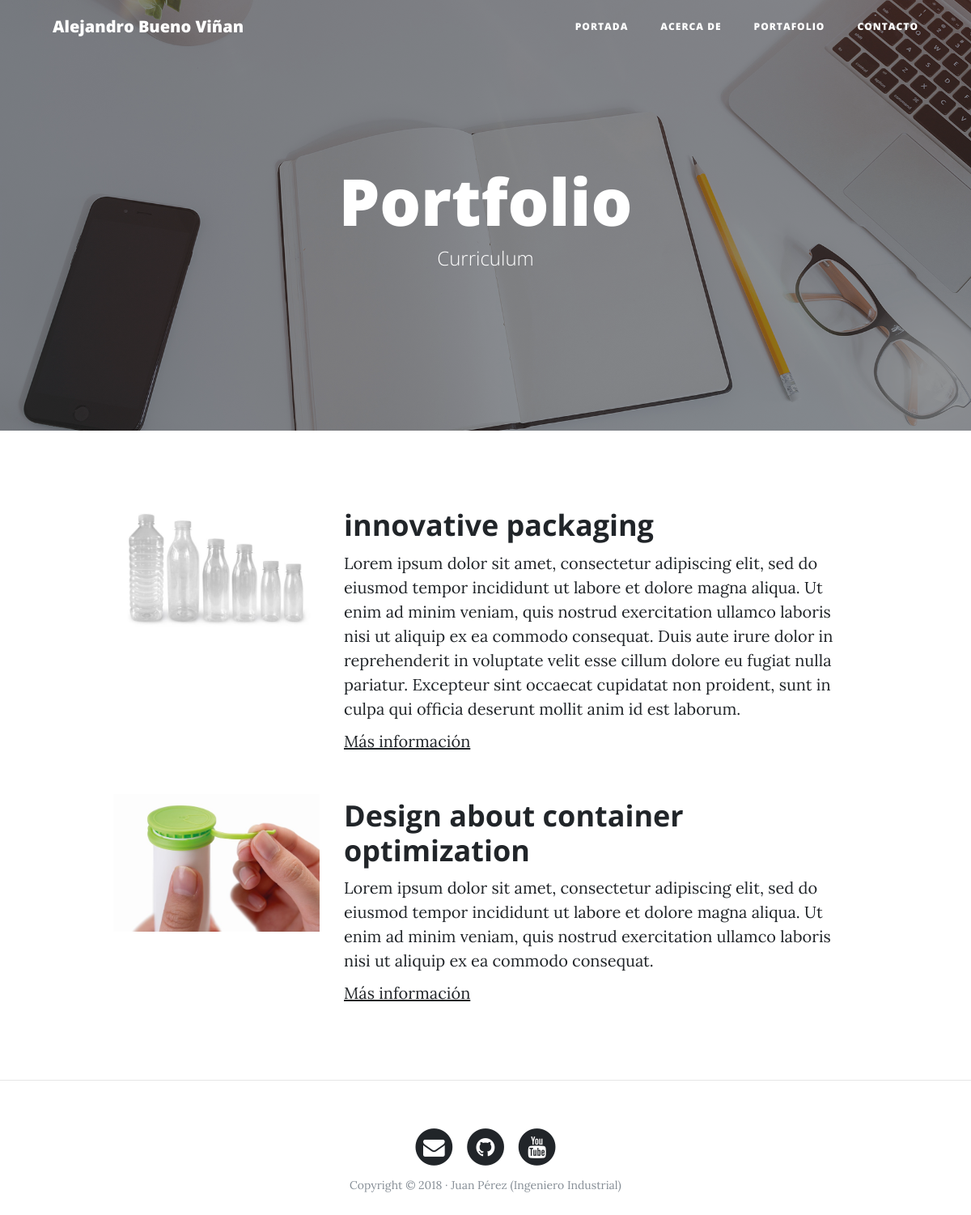
The page /portfolio/ on the database its author committed.
### portfolio/models.py (models this page shows, shortened)
class Project(models.Model):
    title = models.CharField(max_length=200)
    description = models.TextField()
    image = models.ImageField(upload_to='projects')  # Dentro del directorio media donde guardamos,
    created = models.DateTimeField(auto_now_add=True)  # Se añadirá hora cuando se cree por primera vez
    updated = models.DateTimeField(auto_now=True)  # Se ejecuta cada vez que se actualize
    url_opcional = models.URLField(null=True, blank=True)
    class Meta:
        ordering = ['-created']  # Ordenación de creación de más nuevo a más antiguo.

### portfolio/views.py (the view)
# urls.py: path('portfolio/', portfolio_views.portfolio, name='portfolio'),
def portfolio(request):
    projects = Project.objects.all()  # Nos devuelve toda la lista de proyectos creados.
    return render(request, "portfolio/portfolio.html", {'projects': projects})

### portfolio/templates/portfolio/portfolio.html (shortened to what this page needs)
{% extends 'core/base.html'%}
{% block background %}{% load static %}{% static 'core/img/portfolio-bg.jpg'%}{% endblock %}
{% block headers %}
<h1>Portfolio</h1>
<span class="subheading">Curriculum</span>
{% endblock %}
{% block content %}
{% for project in projects %}
<div class="row project">
	<div class="col-lg-3 col-md-4 offset-lg-1">
	  <img class="img-fluid" src="{{project.image.url}}" alt="">
	</div>
	<div class="col-lg-7 col-md-8">
		<h2 class="section-heading title">{{project.title}}</h2>
  		<p>{{project.description}}</p>
		{% if project.url_opcional != null %}
  			<p><a href="{{project.url_opcional}}" target="_blank">Más información</a></p>
		{% endif %}
	</div>
</div>
{% endfor %}
{% endblock %}

### core/templates/core/base.html (shortened to what this page needs)
<!DOCTYPE html>
<html lang="es">
  <head>
    {% load static %}
    <link href="{% static 'core/vendor/bootstrap/css/bootstrap.min.css' %}" rel="stylesheet">
    <link href="{% static 'core/vendor/font-awesome/css/font-awesome.min.css' %}" rel="stylesheet" type="text/css">
    <link href="{% static 'core/css/clean-blog.min.css' %}" rel="stylesheet">
  </head>
  <body>
    <nav class="navbar navbar-expand-lg navbar-light fixed-top" id="mainNav">
      <div class="container">
        <a class="navbar-brand" href="{% url 'home' %}">Alejandro Bueno Viñan</a>
        <div class="collapse navbar-collapse" id="navbarResponsive">
          <ul class="navbar-nav ml-auto">
            <li class="nav-item">
              <a class="nav-link" href="{% url 'home' %}">Portada</a>
            </li>
            <li class="nav-item">
              <a class="nav-link" href="{% url 'about' %}">Acerca de</a>
            </li>
            <li class="nav-item">
              <a class="nav-link" href="{% url 'portfolio' %}">Portafolio</a>
            </li>
            <li class="nav-item">
              <a class="nav-link" href="{% url 'contact' %}">Contacto</a>
            </li>
          </ul>
        </div>
      </div>
    </nav>
    <header class="masthead" style="background-image: url('{% block background %}{% endblock %}')">
      <div class="overlay"></div>
      <div class="container">
        <div class="row">
          <div class="col-lg-8 col-md-10 mx-auto">
            <div class="site-heading">
              {% block headers %}{% endblock %}
            </div>
          </div>
        </div>
      </div>
    </header>
    <div class="container">
        {% block content %}{% endblock %}
    </div>
    <footer>
      {% if request.path != '/' %}
          <hr>
      {% endif %}
      <div class="container">
        <div class="row">
          <div class="col-lg-8 col-md-10 mx-auto">
            <ul class="list-inline text-center">
              <li class="list-inline-item">
                <a href="#">
                  <span class="fa-stack fa-lg">
                    <i class="fa fa-circle fa-stack-2x"></i>
                    <i class="fa fa-envelope fa-stack-1x fa-inverse"></i>
                  </span>
                </a>
              </li>
              <li class="list-inline-item">
                <a href="#">
                  <span class="fa-stack fa-lg">
                    <i class="fa fa-circle fa-stack-2x"></i>
                    <i class="fa fa-github fa-stack-1x fa-inverse"></i>
                  </span>
                </a>
              </li>
              <li class="list-inline-item">
                <a href="#">
                  <span class="fa-stack fa-lg">
                    <i class="fa fa-circle fa-stack-2x"></i>
                    <i class="fa fa-youtube fa-stack-1x fa-inverse"></i>
                  </span>
                </a>
              </li>
            </ul>
            <p class="copyright text-muted">Copyright &copy; 2018 · Juan Pérez (Ingeniero Industrial) </p>
          </div>
        </div>
      </div>
    </footer>
  </body>
</html>

### rows shown on the page
Project: image (picture), title "innovative packaging", description "Lorem ipsum dolor sit amet, consectetur adipiscing elit, sed do eiusmod tempor incididunt ut labore et dolore magna aliqua. Ut enim ad minim veniam, quis nostrud exercitation ullamco laboris nisi ut aliquip ex ea commodo consequat. Duis aute irure dolor in reprehenderit in voluptate velit esse cillum dolore eu fugiat nulla pariatur. Excepteur sint occaecat cupidatat non proident, sunt in culpa qui officia deserunt mollit anim id est laborum."
Project: image (picture), title "Design about container optimization", description "Lorem ipsum dolor sit amet, consectetur adipiscing elit, sed do eiusmod tempor incididunt ut labore et dolore magna aliqua. Ut enim ad minim veniam, quis nostrud exercitation ullamco laboris nisi ut aliquip ex ea commodo consequat."
